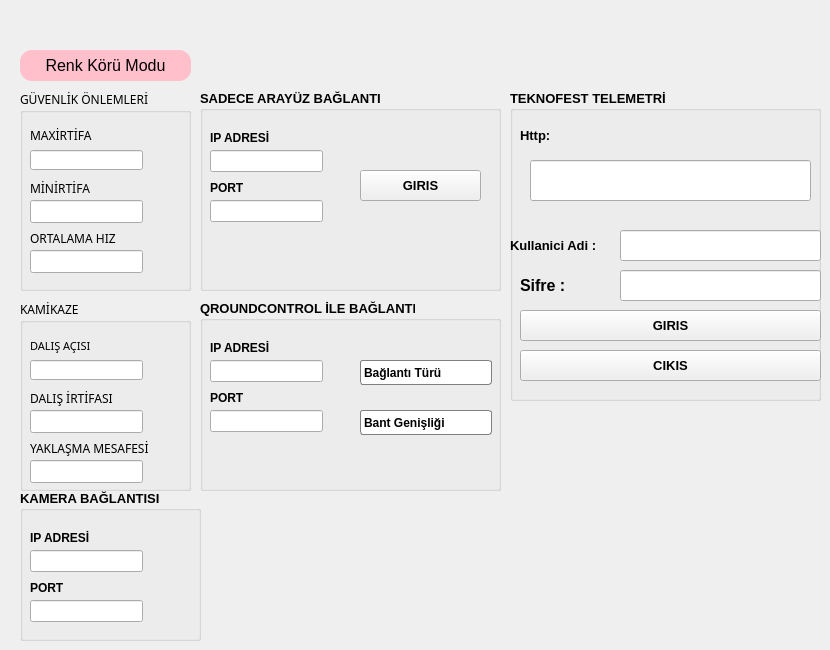
    <widget class="QWidget" name="tab_2">
     <attribute name="title">
      <string>AYARLAR</string>
     </attribute>
     <widget class="QPushButton" name="pb_renkmod">
      <property name="geometry">
       <rect>
        <x>20</x>
        <y>50</y>
        <width>171</width>
        <height>31</height>
       </rect>
      </property>
      <property name="font">
       <font>
        <pointsize>12</pointsize>
       </font>
      </property>
      <property name="styleSheet">
       <string notr="true">#pb_renkmod
{
border: solid rgb(37,39,48);
background:pink;
border-radius:12px;
}</string>
      </property>
      <property name="text">
       <string>Renk Körü Modu</string>
      </property>
     </widget>
     <widget class="QGroupBox" name="gp_guvenlikonlemleri_2">
      <property name="geometry">
       <rect>
        <x>20</x>
        <y>90</y>
        <width>171</width>
        <height>201</height>
       </rect>
      </property>
      <property name="font">
       <font>
        <family>MS Reference Sans Serif</family>
        <weight>50</weight>
        <bold>false</bold>
       </font>
      </property>
      <property name="title">
       <string>GÜVENLİK ÖNLEMLERİ</string>
      </property>
      <widget class="QLabel" name="lbl_maxirtifa_2">
       <property name="geometry">
        <rect>
         <x>10</x>
         <y>20</y>
         <width>81</width>
         <height>51</height>
        </rect>
       </property>
       <property name="font">
        <font>
         <family>MS Reference Sans Serif</family>
        </font>
       </property>
       <property name="text">
        <string>MAXİRTİFA</string>
       </property>
      </widget>
      <widget class="QLineEdit" name="le_maxirtifa_2">
       <property name="geometry">
        <rect>
         <x>10</x>
         <y>60</y>
         <width>113</width>
         <height>20</height>
        </rect>
       </property>
      </widget>
      <widget class="QLabel" name="lbl_minirtifa_2">
       <property name="geometry">
        <rect>
         <x>10</x>
         <y>90</y>
         <width>71</width>
         <height>16</height>
        </rect>
       </property>
       <property name="font">
        <font>
         <family>MS Reference Sans Serif</family>
        </font>
       </property>
       <property name="text">
        <string>MİNİRTİFA</string>
       </property>
      </widget>
      <widget class="QLineEdit" name="le_minirtifa_2">
       <property name="geometry">
        <rect>
         <x>10</x>
         <y>110</y>
         <width>113</width>
         <height>23</height>
        </rect>
       </property>
      </widget>
      <widget class="QLabel" name="lbl_ortalamahiz_2">
       <property name="geometry">
        <rect>
         <x>10</x>
         <y>140</y>
         <width>111</width>
         <height>16</height>
        </rect>
       </property>
       <property name="font">
        <font>
         <family>MS Reference Sans Serif</family>
        </font>
       </property>
       <property name="text">
        <string>ORTALAMA HIZ</string>
       </property>
      </widget>
      <widget class="QLineEdit" name="le_ortalamahiz_2">
       <property name="geometry">
        <rect>
         <x>10</x>
         <y>160</y>
         <width>113</width>
         <height>23</height>
        </rect>
       </property>
      </widget>
     </widget>
     <widget class="QGroupBox" name="gp_kamikaze_2">
      <property name="geometry">
       <rect>
        <x>20</x>
        <y>300</y>
        <width>171</width>
        <height>191</height>
       </rect>
      </property>
      <property name="font">
       <font>
        <family>MS Reference Sans Serif</family>
       </font>
      </property>
      <property name="title">
       <string>KAMİKAZE</string>
      </property>
      <widget class="QLabel" name="lbl_dalisacisi_2">
       <property name="geometry">
        <rect>
         <x>10</x>
         <y>20</y>
         <width>81</width>
         <height>51</height>
        </rect>
       </property>
       <property name="font">
        <font>
         <family>MS Reference Sans Serif</family>
         <pointsize>8</pointsize>
        </font>
       </property>
       <property name="text">
        <string>DALIŞ AÇISI</string>
       </property>
      </widget>
      <widget class="QLineEdit" name="le_dalisacisi_2">
       <property name="geometry">
        <rect>
         <x>10</x>
         <y>60</y>
         <width>113</width>
         <height>20</height>
        </rect>
       </property>
      </widget>
      <widget class="QLabel" name="lbl_dalisirtifasi_2">
       <property name="geometry">
        <rect>
         <x>10</x>
         <y>90</y>
         <width>111</width>
         <height>16</height>
        </rect>
       </property>
       <property name="font">
        <font>
         <family>MS Reference Sans Serif</family>
        </font>
       </property>
       <property name="text">
        <string>DALIŞ İRTİFASI</string>
       </property>
      </widget>
      <widget class="QLineEdit" name="le_dalisirtifasi_2">
       <property name="geometry">
        <rect>
         <x>10</x>
         <y>110</y>
         <width>113</width>
         <height>23</height>
        </rect>
       </property>
      </widget>
      <widget class="QLabel" name="lbl_yaklasmamesafesi_2">
       <property name="geometry">
        <rect>
         <x>10</x>
         <y>140</y>
         <width>151</width>
         <height>16</height>
        </rect>
       </property>
       <property name="font">
        <font>
         <family>MS Reference Sans Serif</family>
        </font>
       </property>
       <property name="text">
        <string>YAKLAŞMA MESAFESİ</string>
       </property>
      </widget>
      <widget class="QLineEdit" name="le_yaklasmamesafesi_2">
       <property name="geometry">
        <rect>
         <x>10</x>
         <y>160</y>
         <width>113</width>
         <height>23</height>
        </rect>
       </property>
      </widget>
     </widget>
     <widget class="QGroupBox" name="groupBox_11">
      <property name="geometry">
       <rect>
        <x>20</x>
        <y>490</y>
        <width>181</width>
        <height>151</height>
       </rect>
      </property>
      <property name="font">
       <font>
        <pointsize>10</pointsize>
        <weight>75</weight>
        <bold>true</bold>
       </font>
      </property>
      <property name="title">
       <string>KAMERA BAĞLANTISI</string>
      </property>
      <widget class="QLineEdit" name="lineEdit_9">
       <property name="geometry">
        <rect>
         <x>10</x>
         <y>60</y>
         <width>113</width>
         <height>22</height>
        </rect>
       </property>
       <property name="text">
        <string/>
       </property>
      </widget>
      <widget class="QLabel" name="label_31">
       <property name="geometry">
        <rect>
         <x>10</x>
         <y>40</y>
         <width>81</width>
         <height>16</height>
        </rect>
       </property>
       <property name="font">
        <font>
         <pointsize>9</pointsize>
        </font>
       </property>
       <property name="text">
        <string>IP ADRESİ</string>
       </property>
      </widget>
      <widget class="QLabel" name="label_32">
       <property name="geometry">
        <rect>
         <x>10</x>
         <y>90</y>
         <width>55</width>
         <height>16</height>
        </rect>
       </property>
       <property name="font">
        <font>
         <pointsize>9</pointsize>
        </font>
       </property>
       <property name="text">
        <string>PORT</string>
       </property>
      </widget>
      <widget class="QLineEdit" name="lineEdit_10">
       <property name="geometry">
        <rect>
         <x>10</x>
         <y>110</y>
         <width>113</width>
         <height>22</height>
        </rect>
       </property>
       <property name="text">
        <string/>
       </property>
      </widget>
     </widget>
     <widget class="QGroupBox" name="groupBox_12">
      <property name="geometry">
       <rect>
        <x>510</x>
        <y>90</y>
        <width>311</width>
        <height>311</height>
       </rect>
      </property>
      <property name="font">
       <font>
        <pointsize>10</pointsize>
        <weight>75</weight>
        <bold>true</bold>
       </font>
      </property>
      <property name="title">
       <string>TEKNOFEST TELEMETRİ</string>
      </property>
      <widget class="QLabel" name="label_33">
       <property name="geometry">
        <rect>
         <x>0</x>
         <y>140</y>
         <width>101</width>
         <height>31</height>
        </rect>
       </property>
       <property name="font">
        <font>
         <pointsize>10</pointsize>
         <weight>75</weight>
         <bold>true</bold>
        </font>
       </property>
       <property name="text">
        <string>Kullanici Adi : </string>
       </property>
      </widget>
      <widget class="QLineEdit" name="lineEdit_3">
       <property name="geometry">
        <rect>
         <x>110</x>
         <y>140</y>
         <width>201</width>
         <height>31</height>
        </rect>
       </property>
      </widget>
      <widget class="QLabel" name="label_34">
       <property name="geometry">
        <rect>
         <x>10</x>
         <y>180</y>
         <width>101</width>
         <height>31</height>
        </rect>
       </property>
       <property name="font">
        <font>
         <pointsize>12</pointsize>
         <weight>75</weight>
         <bold>true</bold>
        </font>
       </property>
       <property name="text">
        <string>Sifre :</string>
       </property>
      </widget>
      <widget class="QLineEdit" name="lineEdit_4">
       <property name="geometry">
        <rect>
         <x>110</x>
         <y>180</y>
         <width>201</width>
         <height>31</height>
        </rect>
       </property>
      </widget>
      <widget class="QPushButton" name="pushButton_5">
       <property name="geometry">
        <rect>
         <x>10</x>
         <y>220</y>
         <width>301</width>
         <height>31</height>
        </rect>
       </property>
       <property name="text">
        <string>GIRIS</string>
       </property>
      </widget>
      <widget class="QPushButton" name="pushButton_6">
       <property name="geometry">
        <rect>
         <x>10</x>
         <y>260</y>
         <width>301</width>
         <height>31</height>
        </rect>
       </property>
       <property name="text">
        <string>CIKIS</string>
       </property>
      </widget>
      <widget class="QLabel" name="label_35">
       <property name="geometry">
        <rect>
         <x>10</x>
         <y>30</y>
         <width>61</width>
         <height>31</height>
        </rect>
       </property>
       <property name="font">
        <font>
         <pointsize>10</pointsize>
         <weight>75</weight>
         <bold>true</bold>
        </font>
       </property>
       <property name="text">
        <string>Http:</string>
       </property>
      </widget>
      <widget class="QLineEdit" name="telemetri_2">
       <property name="geometry">
        <rect>
         <x>20</x>
         <y>70</y>
         <width>281</width>
         <height>41</height>
        </rect>
       </property>
      </widget>
     </widget>
     <widget class="QGroupBox" name="groupBox_10">
      <property name="geometry">
       <rect>
        <x>200</x>
        <y>90</y>
        <width>301</width>
        <height>201</height>
       </rect>
      </property>
      <property name="font">
       <font>
        <pointsize>10</pointsize>
        <weight>75</weight>
        <bold>true</bold>
       </font>
      </property>
      <property name="title">
       <string>SADECE ARAYÜZ BAĞLANTI</string>
      </property>
      <widget class="QLineEdit" name="ip_adres_1">
       <property name="geometry">
        <rect>
         <x>10</x>
         <y>60</y>
         <width>113</width>
         <height>22</height>
        </rect>
       </property>
       <property name="text">
        <string/>
       </property>
      </widget>
      <widget class="QLabel" name="label_29">
       <property name="geometry">
        <rect>
         <x>10</x>
         <y>40</y>
         <width>81</width>
         <height>16</height>
        </rect>
       </property>
       <property name="font">
        <font>
         <pointsize>9</pointsize>
        </font>
       </property>
       <property name="text">
        <string>IP ADRESİ</string>
       </property>
      </widget>
      <widget class="QLabel" name="label_30">
       <property name="geometry">
        <rect>
         <x>10</x>
         <y>90</y>
         <width>55</width>
         <height>16</height>
        </rect>
       </property>
       <property name="font">
        <font>
         <pointsize>9</pointsize>
        </font>
       </property>
       <property name="text">
        <string>PORT</string>
       </property>
      </widget>
      <widget class="QLineEdit" name="port_1">
       <property name="geometry">
        <rect>
         <x>10</x>
         <y>110</y>
         <width>113</width>
         <height>22</height>
        </rect>
       </property>
       <property name="text">
        <string/>
       </property>
      </widget>
      <widget class="QPushButton" name="pb_server">
       <property name="geometry">
        <rect>
         <x>160</x>
         <y>80</y>
         <width>121</width>
         <height>31</height>
        </rect>
       </property>
       <property name="text">
        <string>GIRIS</string>
       </property>
      </widget>
     </widget>
     <widget class="QGroupBox" name="groupBox_8">
      <property name="geometry">
       <rect>
        <x>200</x>
        <y>300</y>
        <width>301</width>
        <height>191</height>
       </rect>
      </property>
      <property name="font">
       <font>
        <pointsize>10</pointsize>
        <weight>75</weight>
        <bold>true</bold>
       </font>
      </property>
      <property name="title">
       <string>QROUNDCONTROL İLE BAĞLANTI</string>
      </property>
      <widget class="QLineEdit" name="ip_adres_3">
       <property name="geometry">
        <rect>
         <x>10</x>
         <y>60</y>
         <width>113</width>
         <height>22</height>
        </rect>
       </property>
       <property name="text">
        <string/>
       </property>
      </widget>
      <widget class="QLabel" name="label_27">
       <property name="geometry">
        <rect>
         <x>10</x>
         <y>40</y>
         <width>81</width>
         <height>16</height>
        </rect>
       </property>
       <property name="font">
        <font>
         <pointsize>9</pointsize>
        </font>
       </property>
       <property name="text">
        <string>IP ADRESİ</string>
       </property>
      </widget>
      <widget class="QLabel" name="label_28">
       <property name="geometry">
        <rect>
         <x>10</x>
         <y>90</y>
         <width>55</width>
         <height>16</height>
        </rect>
       </property>
       <property name="font">
        <font>
         <pointsize>9</pointsize>
        </font>
       </property>
       <property name="text">
        <string>PORT</string>
       </property>
      </widget>
      <widget class="QLineEdit" name="port_3">
       <property name="geometry">
        <rect>
         <x>10</x>
         <y>110</y>
         <width>113</width>
         <height>22</height>
        </rect>
       </property>
       <property name="text">
        <string/>
       </property>
      </widget>
      <widget class="QComboBox" name="cb_baglantituru_4">
       <property name="enabled">
        <bool>true</bool>
       </property>
       <property name="geometry">
        <rect>
         <x>160</x>
         <y>60</y>
         <width>132</width>
         <height>25</height>
        </rect>
       </property>
       <property name="sizePolicy">
        <sizepolicy hsizetype="Preferred" vsizetype="Expanding">
         <horstretch>0</horstretch>
         <verstretch>0</verstretch>
        </sizepolicy>
       </property>
       <property name="font">
        <font>
         <pointsize>9</pointsize>
        </font>
       </property>
       <property name="toolTip">
        <string/>
       </property>
       <property name="styleSheet">
        <string notr="true">QComboBox {
    border: 1px solid gray;
    border-radius: 3px;
    padding: 1px 18px 1px 3px;
    min-width: 6em;
}

QComboBox QAbstractItemView
{
  selection-color: black;
  selection-background-color:rgb(14, 139, 255);
}

QComboBox::drop-down {
    border-bottom-right-radius: 3px;
}

</string>
       </property>
       <property name="currentText">
        <string comment="asdsad" extracomment="asdsa">Bağlantı Türü</string>
       </property>
       <item>
        <property name="text">
         <string>Bağlantı Türü</string>
        </property>
       </item>
       <item>
        <property name="text">
         <string>TCP</string>
        </property>
       </item>
       <item>
        <property name="text">
         <string>udp</string>
        </property>
       </item>
      </widget>
      <widget class="QComboBox" name="cb_bantgenisligi_4">
       <property name="enabled">
        <bool>true</bool>
       </property>
       <property name="geometry">
        <rect>
         <x>160</x>
         <y>110</y>
         <width>132</width>
         <height>25</height>
        </rect>
       </property>
       <property name="sizePolicy">
        <sizepolicy hsizetype="Preferred" vsizetype="Expanding">
         <horstretch>0</horstretch>
         <verstretch>0</verstretch>
        </sizepolicy>
       </property>
       <property name="font">
        <font>
         <pointsize>9</pointsize>
        </font>
       </property>
       <property name="toolTip">
        <string/>
       </property>
       <property name="styleSheet">
        <string notr="true">QComboBox {
    border: 1px solid gray;
    border-radius: 3px;
    padding: 1px 18px 1px 3px;
    min-width: 6em;
}

QComboBox QAbstractItemView
{
  selection-color: black;
  selection-background-color:rgb(14, 139, 255);
}

QComboBox::drop-down {
    border-bottom-right-radius: 3px;
}

</string>
       </property>
       <property name="currentText">
        <string comment="asdsad" extracomment="asdsa">Bant Genişliği</string>
       </property>
       <item>
        <property name="text">
         <string>Bant Genişliği</string>
        </property>
       </item>
       <item>
        <property name="text">
         <string>57600</string>
        </property>
       </item>
       <item>
        <property name="text">
         <string>115200</string>
        </property>
       </item>
      </widget>
      <widget class="QGroupBox" name="groupBox_9">
       <property name="geometry">
        <rect>
         <x>-30</x>
         <y>220</y>
         <width>481</width>
         <height>321</height>
        </rect>
       </property>
       <property name="title">
        <string>GroupBox</string>
       </property>
      </widget>
     </widget>
    </widget>
